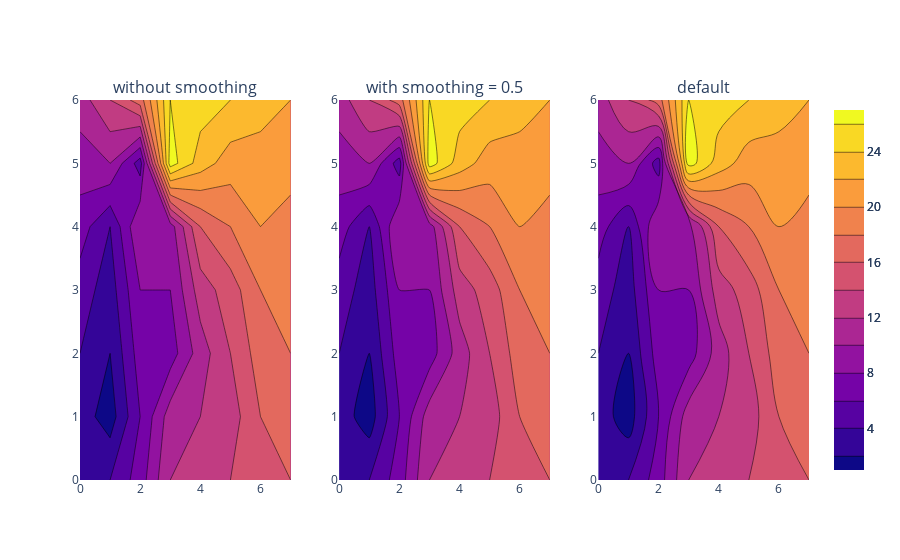

Notebook code cell kept with this figure:
### Code cell
# smooth the contour line
z = [[2, 4, 7, 12, 13, 14, 15, 16],
     [3, 1, 6, 11, 12, 13, 16, 17],
     [4, 2, 7, 7, 11, 14, 17, 18],
     [5, 3, 8, 8, 13, 15, 18, 19],
     [7, 4, 10, 9, 16, 18, 20, 19],
     [9, 10, 5, 27, 23, 21, 21, 21],
     [11, 14, 17, 26, 25, 24, 23, 22]]

fig=make_subplots(
    rows=1, cols=3,
    subplot_titles=('without smoothing', 'with smoothing = 0.5',
                    'default'))

fig.add_trace(go.Contour(z=z, line=dict(smoothing=0)), 1, 1)
fig.add_trace(go.Contour(z=z, line=dict(smoothing=0.5)), 1, 2)
fig.add_trace(go.Contour(z=z), 1, 3)

fig.show()

### Figure 1 — Plotly figure (JSON) as saved in the notebook; plotly's stock layout.template omitted (floating-point values rounded to 4 significant figures)
{"data": [{"line": {"smoothing": 0}, "type": "contour", "xaxis": "x", "yaxis": "y", "z": [[2, 4, 7, 12, 13, 14, 15, 16], [3, 1, 6, 11, 12, 13, 16, 17], [4, 2, 7, 7, 11, 14, 17, 18], [5, 3, 8, 8, 13, 15, 18, 19], [7, 4, 10, 9, 16, 18, 20, 19], [9, 10, 5, 27, 23, 21, 21, 21], [11, 14, 17, 26, 25, 24, 23, 22]]}, {"line": {"smoothing": 0.5}, "type": "contour", "xaxis": "x2", "yaxis": "y2", "z": [[2, 4, 7, 12, 13, 14, 15, 16], [3, 1, 6, 11, 12, 13, 16, 17], [4, 2, 7, 7, 11, 14, 17, 18], [5, 3, 8, 8, 13, 15, 18, 19], [7, 4, 10, 9, 16, 18, 20, 19], [9, 10, 5, 27, 23, 21, 21, 21], [11, 14, 17, 26, 25, 24, 23, 22]]}, {"type": "contour", "xaxis": "x3", "yaxis": "y3", "z": [[2, 4, 7, 12, 13, 14, 15, 16], [3, 1, 6, 11, 12, 13, 16, 17], [4, 2, 7, 7, 11, 14, 17, 18], [5, 3, 8, 8, 13, 15, 18, 19], [7, 4, 10, 9, 16, 18, 20, 19], [9, 10, 5, 27, 23, 21, 21, 21], [11, 14, 17, 26, 25, 24, 23, 22]]}], "layout": {"annotations": [{"font": {"size": 16}, "showarrow": false, "text": "without smoothing", "x": 0.1444, "xanchor": "center", "xref": "paper", "y": 1.0, "yanchor": "bottom", "yref": "paper"}, {"font": {"size": 16}, "showarrow": false, "text": "with smoothing = 0.5", "x": 0.5, "xanchor": "center", "xref": "paper", "y": 1.0, "yanchor": "bottom", "yref": "paper"}, {"font": {"size": 16}, "showarrow": false, "text": "default", "x": 0.8556, "xanchor": "center", "xref": "paper", "y": 1.0, "yanchor": "bottom", "yref": "paper"}], "xaxis": {"anchor": "y", "domain": [0.0, 0.2889]}, "xaxis2": {"anchor": "y2", "domain": [0.3556, 0.6444]}, "xaxis3": {"anchor": "y3", "domain": [0.7111, 1.0]}, "yaxis": {"anchor": "x", "domain": [0.0, 1.0]}, "yaxis2": {"anchor": "x2", "domain": [0.0, 1.0]}, "yaxis3": {"anchor": "x3", "domain": [0.0, 1.0]}}}
